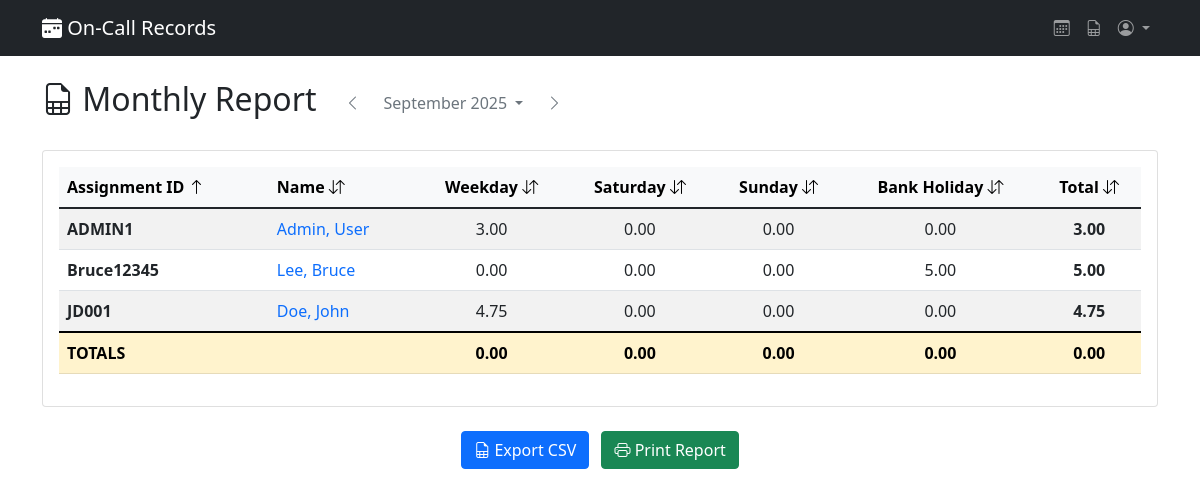
The app's page /report/ (signed in) with its own data.
### records/models.py (models this page shows, shortened)
class OnCallStaff(models.Model):
    assignment_id = models.CharField(max_length=50, unique=True)
    user = models.OneToOneField(User, on_delete=models.CASCADE)

### records/views.py (the view)
# urls.py: path('report/', views.monthly_report, name='monthly_report'),
@require_staff_permission
def monthly_report(request):
    month, year = get_safe_month_year_from_request(request)
    report_date, next_month_start = get_month_date_range(year, month)
    staff_reports = []
    for staff in OnCallStaff.objects.all().select_related('user'):
        shifts = Shift.objects.filter(
            staff=staff,
            date__gte=report_date,
            date__lt=next_month_start
        ).prefetch_related('time_entries__task', 'time_entries__work_mode')
        if shifts.exists():
            totals = {
                'Weekday': {'hours': 0, 'claims': 0},
                'Saturday': {'hours': 0, 'claims': 0},
                'Sunday': {'hours': 0, 'claims': 0},
                'BankHoliday': {'hours': 0, 'claims': 0},
            }
            for shift in shifts:
                shift_hours = sum(entry.hours for entry in shift.time_entries.all())
                shift_claims = sum(entry.claim for entry in shift.time_entries.all())
                totals[shift.day_type]['hours'] += shift_hours
                totals[shift.day_type]['claims'] += shift_claims
            total_hours = sum(t['hours'] for t in totals.values())
            total_claims = sum(t['claims'] for t in totals.values())
            staff_reports.append({
                'staff': staff,
                'shifts': shifts,
                'totals': totals,
                'total_hours': total_hours,
                'total_claims': total_claims,
            })
    first_shift = Shift.objects.order_by('date').first()
    available_months = []
    if first_shift:
        today = timezone.now().date()
        current_date = first_shift.date.replace(day=1)
        while current_date <= today:
            available_months.append(current_date)
            if current_date.month == 12:
                current_date = current_date.replace(year=current_date.year + 1, month=1)
            else:
                current_date = current_date.replace(month=current_date.month + 1)
    month_context = build_month_context(month, year)
    context = {
        'staff_reports': staff_reports,
        'report_month': report_date,
        'available_months': available_months,
        **month_context,  # Merge month navigation context
    }
    return render(request, 'records/monthly_report.html', context)

### records/models.py (called while the page is built)
    @property
    def hours(self):
        start = datetime.combine(self.shift.date, self.time_started)
        end = datetime.combine(self.shift.date, self.time_ended)
        if self.time_ended <= self.time_started:
            end += timedelta(days=1)
        duration = end - start
        return round(duration.total_seconds() / 3600, 2)

### records/utils/date_helpers.py (called while the page is built)
def get_month_date_range(year, month):
    try:
        start_date = date(year, month, 1)
        if month == 12:
            end_date = date(year + 1, 1, 1)
        else:
            end_date = date(year, month + 1, 1)
        return start_date, end_date
    except ValueError:
        today = timezone.now().date()
        return get_month_date_range(today.year, today.month)

def get_month_navigation(month, year):
    if month == 1:
        prev_month, prev_year = 12, year - 1
    else:
        prev_month, prev_year = month - 1, year
    if month == 12:
        next_month, next_year = 1, year + 1
    else:
        next_month, next_year = month + 1, year
    return prev_month, prev_year, next_month, next_year

def get_safe_month_year_from_request(request):
    today = timezone.now().date()
    try:
        month = int(request.GET.get('month', today.month))
        year = int(request.GET.get('year', today.year))
        if not (1 <= month <= 12):
            month = today.month
            year = today.year
        if not (2000 <= year <= 2100):
            month = today.month
            year = today.year
        return month, year
    except (ValueError, TypeError):
        return today.month, today.year

### records/templates/records/monthly_report.html (shortened to what this page needs)
{% extends 'records/base.html' %}
{% block content %}
<div class="row">
    <div class="col-lg-12">
        <div class="d-flex justify-content-between align-items-center mb-4">
            <div class="d-flex align-items-center">
                <h2><i class="bi bi-file-earmark-spreadsheet"></i> Monthly Report</h2>
                <div class="ms-3">
                    {% include 'records/partials/month_selector.html' %}
                </div>
            </div>
        </div>
    </div>
</div>
{% if staff_reports %}
    <div class="card">
        <div class="card-body">
            <div class="table-responsive">
                <table id="reportTable" class="table table-striped table-hover">
                    <thead class="table-light">
                        <tr>
                            <th style="cursor: pointer;" onclick="sortTable(0)">
                                Assignment ID <i class="bi bi-arrow-down-up"></i>
                            </th>
                            <th style="cursor: pointer;" onclick="sortTable(1)">
                                Name <i class="bi bi-arrow-down-up"></i>
                            </th>
                            <th class="text-center" style="cursor: pointer;" onclick="sortTable(2)">
                                Weekday <i class="bi bi-arrow-down-up"></i>
                            </th>
                            <th class="text-center" style="cursor: pointer;" onclick="sortTable(3)">
                                Saturday <i class="bi bi-arrow-down-up"></i>
                            </th>
                            <th class="text-center" style="cursor: pointer;" onclick="sortTable(4)">
                                Sunday <i class="bi bi-arrow-down-up"></i>
                            </th>
                            <th class="text-center" style="cursor: pointer;" onclick="sortTable(5)">
                                Bank Holiday <i class="bi bi-arrow-down-up"></i>
                            </th>
                            <th class="text-center" style="cursor: pointer;" onclick="sortTable(6)">
                                <strong>Total</strong> <i class="bi bi-arrow-down-up"></i>
                            </th>
                        </tr>
                    </thead>
                    <tbody>
                        {% for staff_report in staff_reports %}
                            <tr>
                                <td><strong>{{ staff_report.staff.assignment_id }}</strong></td>
                                <td>
                                    <a href="{% url 'admin_user_dashboard' staff_report.staff.user.id %}" class="text-decoration-none">
                                        {{ staff_report.staff.user.last_name }}, {{ staff_report.staff.user.first_name }}
                                    </a>
                                </td>
                                <td class="text-center">{{ staff_report.totals.Weekday.claims|floatformat:2 }}</td>
                                <td class="text-center">{{ staff_report.totals.Saturday.claims|floatformat:2 }}</td>
                                <td class="text-center">{{ staff_report.totals.Sunday.claims|floatformat:2 }}</td>
                                <td class="text-center">{{ staff_report.totals.BankHoliday.claims|floatformat:2 }}</td>
                                <td class="text-center"><strong>{{ staff_report.total_claims|floatformat:2 }}</strong></td>
                            </tr>
                        {% endfor %}
                    </tbody>
                    <tfoot class="table-warning">
                        <tr>
                            <td colspan="2"><strong>TOTALS</strong></td>
                            <td class="text-center"><strong>
                                {% with weekday_total=0 %}
                                    {{ weekday_total|floatformat:2 }}
                                {% endwith %}
                            </strong></td>
                            <td class="text-center"><strong>
                                {% with saturday_total=0 %}
                                    {{ saturday_total|floatformat:2 }}
                                {% endwith %}
                            </strong></td>
                            <td class="text-center"><strong>
                                {% with sunday_total=0 %}
                                    {{ sunday_total|floatformat:2 }}
                                {% endwith %}
                            </strong></td>
                            <td class="text-center"><strong>
                                {% with bh_total=0 %}
                                    {{ bh_total|floatformat:2 }}
                                {% endwith %}
                            </strong></td>
                            <td class="text-center"><strong>
                                {% with grand_total=0 %}
                                    {{ grand_total|floatformat:2 }}
                                {% endwith %}
                            </strong></td>
                        </tr>
                    </tfoot>
                </table>
            </div>
        </div>
    </div>
    <div class="row mt-4">
        <div class="col-12 text-center">
            <a href="{% url 'export_monthly_csv' %}?month={{ current_month_num }}&year={{ current_year }}" class="btn btn-primary me-2">
                <i class="bi bi-file-earmark-spreadsheet"></i> Export CSV
            </a>
            <button class="btn btn-success" onclick="window.print()">
                <i class="bi bi-printer"></i> Print Report
            </button>
        </div>
    </div>
{% endif %}
{% endblock content %}

### records/templates/records/monthly_report.html (style rules this page uses)
.btn, .card-header .btn, nav, .no-print { display: none !important; }
.card { border: 1px solid #000 !important; }

### records on screen
OnCallStaff: staff.assignment_id "JD001", staff.user.last_name "Doe", staff.user.first_name "John", totals.Weekday.claims "4.75", totals.Saturday.claims "0.00", totals.Sunday.claims "0.00", totals.BankHoliday.claims "0.00", total_claims "4.75"
OnCallStaff: staff.assignment_id "ADMIN1", staff.user.last_name "Admin", staff.user.first_name "User", totals.Weekday.claims "3.00", totals.Saturday.claims "0.00", totals.Sunday.claims "0.00", totals.BankHoliday.claims "0.00", total_claims "3.00"
OnCallStaff: staff.assignment_id "Bruce12345", staff.user.last_name "Lee", staff.user.first_name "Bruce", totals.Weekday.claims "0.00", totals.Saturday.claims "0.00", totals.Sunday.claims "0.00", totals.BankHoliday.claims "5.00", total_claims "5.00"

### other values on screen
{{ current_month }} "September 2025"
{{ weekday_total|floatformat:2 }} "0.00"
{{ saturday_total|floatformat:2 }} "0.00"
{{ sunday_total|floatformat:2 }} "0.00"
{{ bh_total|floatformat:2 }} "0.00"
{{ grand_total|floatformat:2 }} "0.00"
